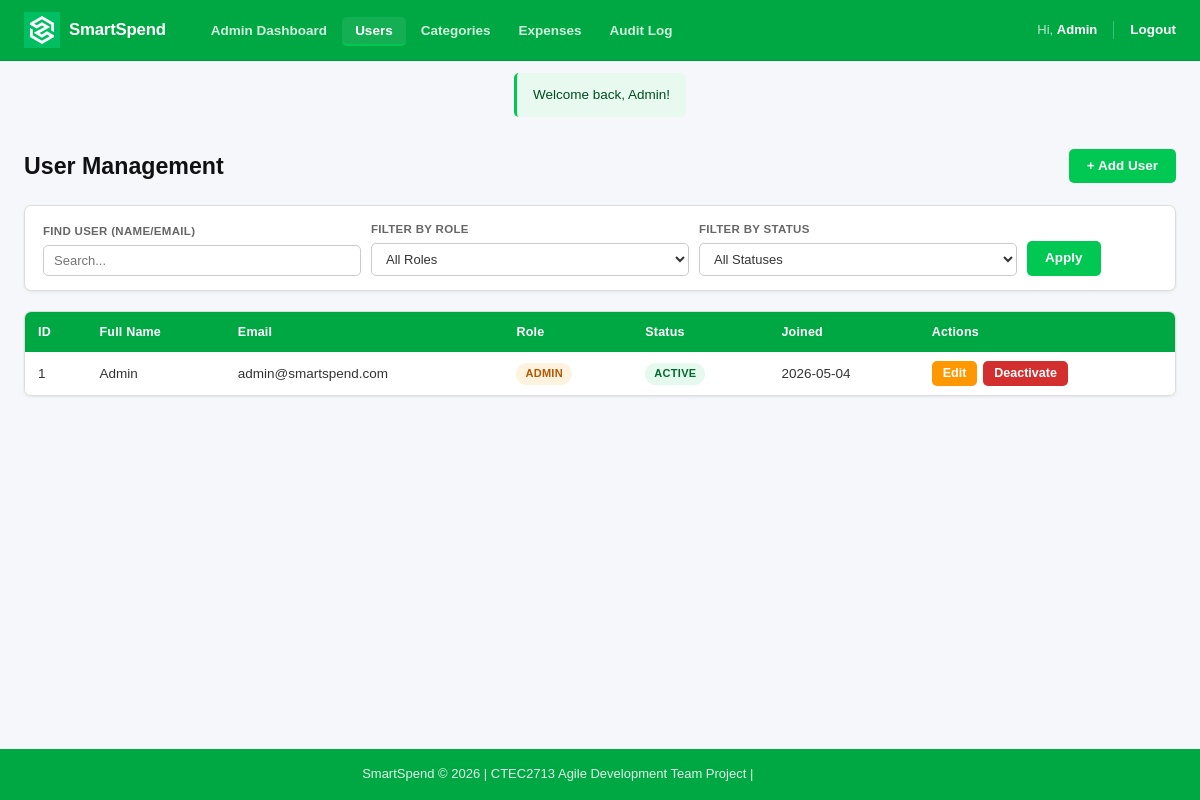
Page /admin/users.php (signed in) on the committed database.
### tables this page shows
CREATE TABLE IF NOT EXISTS tblUser (
    user_id       INT            AUTO_INCREMENT PRIMARY KEY,
    full_name     VARCHAR(100)   NOT NULL,
    email         VARCHAR(150)   NOT NULL UNIQUE,
    password_hash VARCHAR(255)   NOT NULL,
    created_date  DATE           NOT NULL,
    is_active     TINYINT(1)     NOT NULL DEFAULT 1,
    role          VARCHAR(10)    NOT NULL DEFAULT 'user'
     
);

### admin/users.php (the view, shortened to what this page needs)
<?php
require_once __DIR__ . '/../config/db.php';
$search = trim($_GET['search'] ?? '');
$where = [];
$params = [];
$whereClause = !empty($where) ? 'WHERE ' . implode(' AND ', $where) : '';
$stmt = $pdo->prepare("SELECT * FROM tblUser $whereClause ORDER BY created_date DESC");
$stmt->execute($params);
$users = $stmt->fetchAll();
require_once __DIR__ . '/../includes/header.php';
?>
<div class="page-header">
    <h1>User Management</h1>
    <a href="/smartspend/admin/add_user.php" class="btn-primary" id="btn-add-user">+ Add User</a>
</div>
<form method="GET" action="" class="filter-bar" style="margin-bottom: 20px; display: flex; gap: 10px; align-items: flex-end;">
    <div class="form-group" style="flex: 1;">
        <label for="search">Find User (Name/Email)</label>
        <input type="text" id="search" name="search" placeholder="Search..." value="<?= htmlspecialchars($search, ENT_QUOTES, 'UTF-8') ?>">
    </div>
    <div class="form-group">
        <label for="role">Filter by Role</label>
        <select id="role" name="role">
            <option value="">All Roles</option>
        </select>
    </div>
    <div class="form-group">
        <label for="status">Filter by Status</label>
        <select id="status" name="status">
            <option value="">All Statuses</option>
        </select>
    </div>
    <div class="form-group" style="flex: 0;">
        <button type="submit" class="btn-primary">Apply</button>
    </div>
</form>
<div class="table-wrapper">
    <table>
        <thead>
            <tr>
                <th>ID</th>
                <th>Full Name</th>
                <th>Email</th>
                <th>Role</th>
                <th>Status</th>
                <th>Joined</th>
                <th>Actions</th>
            </tr>
        </thead>
        <tbody>
            <?php foreach ($users as $u): ?>
            <tr>
                <td><?= $u['user_id'] ?></td>
                <td><?= htmlspecialchars($u['full_name'], ENT_QUOTES, 'UTF-8') ?></td>
                <td><?= htmlspecialchars($u['email'],     ENT_QUOTES, 'UTF-8') ?></td>
                <td>
                    <span class="badge <?= $u['role'] === 'admin' ? 'badge-warning' : 'badge-success' ?>">
                        <?= htmlspecialchars(ucfirst($u['role']), ENT_QUOTES, 'UTF-8') ?>
                    </span>
                </td>
                <td>
                    <?php if ((int)$u['is_active'] === 1): ?>
                        <span class="badge badge-success">Active</span>
                    <?php else: ?>
                        <span class="badge badge-inactive">Inactive</span>
                    <?php endif; ?>
                </td>
                <td><?= htmlspecialchars($u['created_date'], ENT_QUOTES, 'UTF-8') ?></td>
                <td>
                    <div class="actions-cell">
                        <a href="/smartspend/admin/edit_user.php?id=<?= $u['user_id'] ?>"
                           class="btn-warning btn-sm"
                           id="btn-edit-user-<?= $u['user_id'] ?>">Edit</a>
                        <?php if ((int)$u['is_active'] === 1): ?>
                        <form method="POST" action="/smartspend/admin/deactivate_user.php"
                              id="form-deactivate-<?= $u['user_id'] ?>">
                            <button type="submit" class="btn-danger btn-sm"
                                onclick="return confirm('Deactivate this user?')">Deactivate</button>
                        </form>
                        <?php endif; ?>
                    </div>
                </td>
            </tr>
            <?php endforeach; ?>
        </tbody>
    </table>
</div>
<?php require_once __DIR__ . '/../includes/footer.php'; ?>

### assets/css/style.css (style rules this page uses)
:root { --green: #00C853; --green-dark: #00A844; --green-light: #E8F9F0; --white: #FFFFFF; --text-dark: #111111; --text-body: #333333; --text-muted: #666666; --border: #DDDDDD; --danger: #D32F2F; --warning-btn: #FF9800; --bg-page: #F5F7FA; --shadow-sm: 0 1px 3px rgba(0, 0, 0, 0.08); --shadow-md: 0 2px 8px rgba(0, 0, 0, 0.09); }
*, *::before, *::after { box-sizing: border-box; margin: 0; padding: 0; }
html { scroll-behavior: smooth; }
body { font-family: Arial, Helvetica, sans-serif; font-size: 15px; line-height: 1.6; color: var(--text-body); background: var(--bg-page); min-height: 100vh; display: flex; flex-direction: column; }
a { color: var(--green-dark); text-decoration: none; }
.page-header { display: flex; align-items: center; justify-content: space-between; gap: 12px; margin-bottom: 22px; flex-wrap: wrap; }
.page-header h1 { font-size: 1.45rem; color: var(--text-dark); font-weight: 700; }
h1, h2, h3 { color: var(--text-dark); font-weight: 600; line-height: 1.3; }
.btn-primary, .btn-danger, .btn-warning, .btn-secondary { display: inline-block; padding: 8px 18px; border-radius: 5px; font-size: 13.5px; font-weight: 600; text-decoration: none; border: none; cursor: pointer; line-height: 1.4; white-space: nowrap; transition: filter 0.15s; font-family: inherit; }
.btn-primary { background: var(--green); color: var(--white); }
.btn-danger { background: var(--danger); color: var(--white); }
.btn-warning { background: var(--warning-btn); color: var(--white); }
.btn-sm { padding: 4px 11px; font-size: 12.5px; }
.table-wrapper { overflow-x: auto; border: 1px solid var(--border); border-radius: 7px; box-shadow: var(--shadow-sm); margin-bottom: 20px; background: var(--white); }
table { width: 100%; border-collapse: collapse; font-size: 13.5px; }
thead th { background: var(--green-dark); color: var(--white); padding: 10px 13px; font-weight: 600; text-align: left; white-space: nowrap; font-size: 12.5px; letter-spacing: 0.2px; }
tbody tr:nth-child(odd) { background: var(--white); }
tbody td { padding: 9px 13px; border-bottom: 1px solid #EFEFEF; vertical-align: middle; color: var(--text-body); }
tbody tr:last-child td { border-bottom: none; }
.actions-cell { display: flex; gap: 6px; flex-wrap: wrap; align-items: center; }
.badge { display: inline-block; padding: 2px 9px; border-radius: 11px; font-size: 11px; font-weight: 700; text-transform: uppercase; letter-spacing: 0.3px; }
.badge-success { background: #E6F9EF; color: #006b2f; }
.badge-warning { background: #FFF3E0; color: #b25900; }
.form-group { margin-bottom: 15px; }
.form-group label { display: block; font-size: 12.5px; color: var(--text-muted); margin-bottom: 4px; font-weight: 600; letter-spacing: 0.1px; }
.form-group input, .form-group select, .form-group textarea { width: 100%; padding: 8px 11px; border: 1px solid #CCCCCC; border-radius: 5px; font-size: 14px; color: var(--text-body); background: var(--white); font-family: inherit; transition: border-color 0.15s, box-shadow 0.15s; }
.filter-bar { background: var(--white); border: 1px solid var(--border); border-radius: 7px; padding: 14px 18px; margin-bottom: 18px; display: flex; flex-wrap: wrap; gap: 12px; align-items: flex-end; box-shadow: var(--shadow-sm); }
.filter-bar .form-group { margin-bottom: 0; flex: 1; min-width: 130px; }
.filter-bar label { font-size: 11.5px; color: var(--text-muted); font-weight: 600; display: block; margin-bottom: 4px; text-transform: uppercase; letter-spacing: 0.3px; }
.filter-bar input, .filter-bar select { padding: 7px 10px; border: 1px solid #CCCCCC; border-radius: 5px; font-size: 13px; width: 100%; background: var(--white); color: var(--text-body); font-family: inherit; }
body { min-width: 360px; }

### rows in the picture
tbluser: user_id "1", full_name "Admin", email "admin@smartspend.com", role "ADMIN", is_active "ACTIVE", created_date "2026-05-04"

### other values in the picture
explode(' ', $_SESSION['full_name'])[0] "Admin"
$msg "Welcome back, Admin!"
